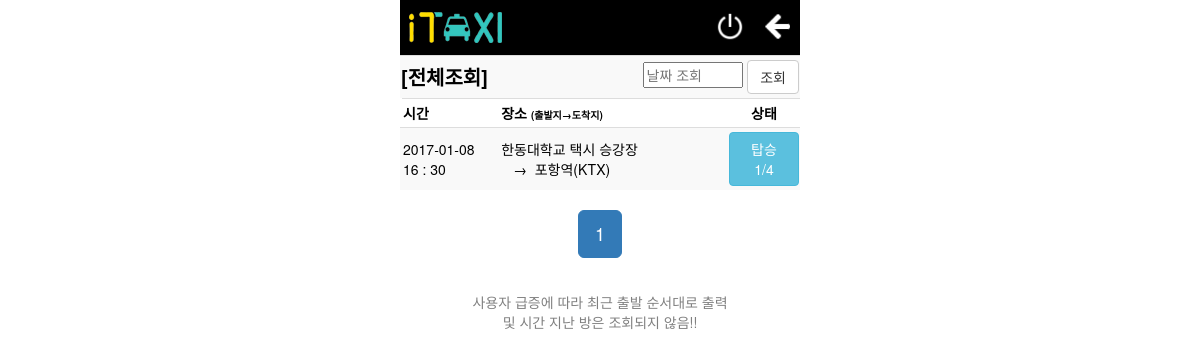
The page /search_result_all.html.php (signed in) on the database its author committed.
### tables this page shows
CREATE TABLE `post` (
  `post_id` int(255) NOT NULL,
  `stu_id` int(8) NOT NULL,
  `start` varchar(50) NOT NULL,
  `arrive` varchar(50) NOT NULL,
  `date` date NOT NULL,
  `time` time NOT NULL,
  `population` int(4) NOT NULL,
  `memo` text NOT NULL,
  PRIMARY KEY (`post_id`)
);

### php/config.php (called while the page is built, shortened)
<?php
class DBC
{
	public $db;
	public $query;
	public function DBI()
	{
		$this->db = new mysqli('localhost', 'root', 'taxi', 'youjun');
		$this->db->query('SET NAMES UTF8');
	}
	public function DBQ()
	{
		$this->result = $this->db->query($this->query);
	}
}
?>

### search_result_all.html.php (the view, shortened to what this page needs)
<!DOCTYPE html>
<html>
<head>
	<?php
	require_once './php/config.php';
	$current_time2 = date("Y-m-d");
	$current_time3 = date("H:i:s");
	$db = new DBC;
	$db->DBI();
	$db->query = "select start, arrive, date, time,population,post_id from post WHERE date>'".$current_time2."' or date='".$current_time2."' and time>'".$current_time3."'  ORDER BY date, time";
	$db->DBQ();
	$db2 = new DBC;
	$db2->DBI();
	?>
	<link rel="stylesheet" type="text/css" href="./css/bootstrap.css">
	<link rel="stylesheet" type="text/css" href="./css/index2.css">
	<link rel="stylesheet" type="text/css" href="./css/index3.css">
	<link rel="stylesheet" href="http://code.jquery.com/ui/1.11.2/themes/smoothness/jquery-ui.css">
</head>
<body class="center">
<table class="navi col-xs-12  col-md-4 col-md-offset-4" >
	<tr class="row">
		<td class = "logo" >
			<a onclick="location.href='./main.html.php'">
				<img src="./img/logo.png">
			</a>
		</td>
		<td class = "logout1">
			<a onclick="history.back(-1)">
				<img src="./img/back.png" width="25px" height="25px">
			</a>
		</td>
		<td class = "logout">
			<a  onclick="location.href='./php/logout.php'">
				<img src="./img/power.png" width="30px" height="30px">
			</a>
		</td>
	</tr>
</table>
<section >
	<div class="padding col-xs-12 col-md-4 col-md-offset-4">
		<table class="table3 table-striped table-hover">
			<tr class="row">
				<th style="font-size:20px">[전체조회]</th>
				<td style="text-align:right">
					<form action="./php/search.php" method="post">
						<input type="text" name="search_date" style="width:35%;" placeholder="날짜 조회" class="datepicker" >
						<input type="submit"  class="btn btn-default" value="조회" >
					</form>
				</td>
			</tr>
		</table>
	</div>
</section>
<section>
	<div class="padding col-xs-12 col-md-4 col-md-offset-4">
		<table class="table3 table-striped table-hover ">
			<thead>
			<tr class="row">
				<th class="col-xs-3 col-md-3">시간</th>
				<th class="col-xs-7 col-md-7">장소 <span class="padding" style="font-size: 10px">(출발지→도착지)</span></th>
				<th class="col-xs-2 col-md-2" style="text-align:center">상태</th>
			</tr>
			</thead>
			<tbody>
			<?php
			$page = 1;
			$count = 0;
			$page_number =  $page*10 -10;
			$num = $db->result->num_rows;
			$current_time = date("Y-m-d H:i:s");
			while($data = $db->result->fetch_row())
			{
				if($page_number==$count)
					if($page_number++<$page*10)
					{
						$check2 = false;
						$db2->query = "select post_id, stu_id from room_user where post_id = '".$data[5]."'";
						$db2->DBQ();
						$num2 = $db2->result->num_rows;
						?>
						<tr <?php if($check2==false)
							{
							if($check2==false&&$num2==$data[4])
							{?>onclick="location.href='#'"<?php }
							else if($current_time>$data[2]." ".$data[3])
							{?>onclick="location.href='#'"<?php }
							else
							{?>onclick="location.href='./php/get_in_question.php?post_id=<?php echo $data[5]; ?>'"<?php }
							}
							else if($check2==true)
							{?>onclick="location.href='./Room.html.php?<?php echo $data[5]; ?>'"<?php } ?>>
							<?php
							echo "<td class="."'row'".">";?>
							<td class="col-xs-3 col-md-3"><?php echo $data[2]; ?> <br> <?php echo substr($data[3],0,2)." : ".substr($data[3],3,2); ?><?php if($check2==true) echo " &nbsp;☆"; ?>
								<?php
								echo " <td class="."'col-xs-7 col-md-7'".">".$data[0]."<br>"."&nbsp;&nbsp;"." →&nbsp;&nbsp;".$data[1]."</th>";
								if($current_time>$data[2]." ".$data[3])
									echo " <th class="."'col-xs-2 col-md-2'"." style="."'text-align:center'"."><a onclick=location.href='#' class='btn btn-success1'>시간<br>종료</a></th>";
								else if($check2==true)
									echo " <th class="."'col-xs-2 col-md-2'"." style="."'text-align:center'"."><a onclick=location.href='#' class='btn btn-warning1'>참여중<br>".$num2."/".$data[4]."</a></th>";
								else if($num2==$data[4])
									echo " <th class="."'col-xs-2 col-md-2'"." style="."'text-align:center'"."><a onclick=location.href='#' class='btn btn-danger1'>FULL<br>".$num2."/".$data[4]."</a></th>";
								else
									echo " <th class="."'col-xs-2 col-md-2'"." style="."'text-align:center'"."><a onclick=location.href='#' class='btn btn-info1'>탑승<br>".$num2."/".$data[4]."</a></th>";
								?>
						</tr>
						<?php
					}
					else
						break;
				$count++;
			}
			?>
			</tbody>
		</table>
	</div>
</section >
<div class="col-xs-12 col-md-4 col-md-offset-4">
	<ul class="pagination pagination-lg">
		<?php
		for($number=floor((($page-1)/3))*3+1;$number<floor((($page-1)/3))*3+4;$number++){
			if($number<=floor((($num-1)/10))+1){
				if($number!=$page)
					echo"<li><a onclick=location.href='./search_result_all.html.php?page=".($number)."'>".$number."</a></li>";
				else
					echo"<li class='active'><a onclick=location.href='./search_result_all.html.php?page=".($number)."'>".$number."</a></li>";
			}
		}
		?>
	</ul>
	<div class="div2">
		사용자 급증에 따라 최근 출발 순서대로 출력<br>
		및 시간 지난 방은 조회되지 않음!!
	</div>
</div>
</body>
</html>

### css/index2.css (style rules this page uses)
.center { text-align: center; background-align: center; margin: none; }
.padding { padding-right : 0px !important; padding-left : 0px !important; margin-bottom : 0px !important; }
.navi { padding-left: 2%; padding-right: 2%; height : 55px; background-color: black; }
.table3 { margin : 0px; width: 100%; max-width: 100%; }
.table3 > thead > tr > th, .table3 > tbody > tr > th, .table3 > tfoot > tr > th, .table3 > thead > tr > td, .table3 > tbody > tr > td, .table3 > tfoot > tr > td { padding-left: 1px; padding-right: 1px; padding-top: 1%; padding-bottom: 1%; vertical-align: center; border-top: 1px solid #ddd; color:black; text-align:left; }
.div2 { color:gray; text-align: center; padding: 0%; !important; margin-top: 10px; }

### css/index3.css (style rules this page uses)
.btn-default { color: #333; background-color: #fff; border-color: #ccc; }
.btn-info1 { padding-left : 0; padding-right :0 ; width : 70px; color: #fff; background-color: #5bc0de; border-color: #46b8da; }

### rows shown on the page
post: date "2017-01-08", time "16", time "30", start "한동대학교 택시 승강장", arrive "포항역(KTX)", num2 "1", population "4"
